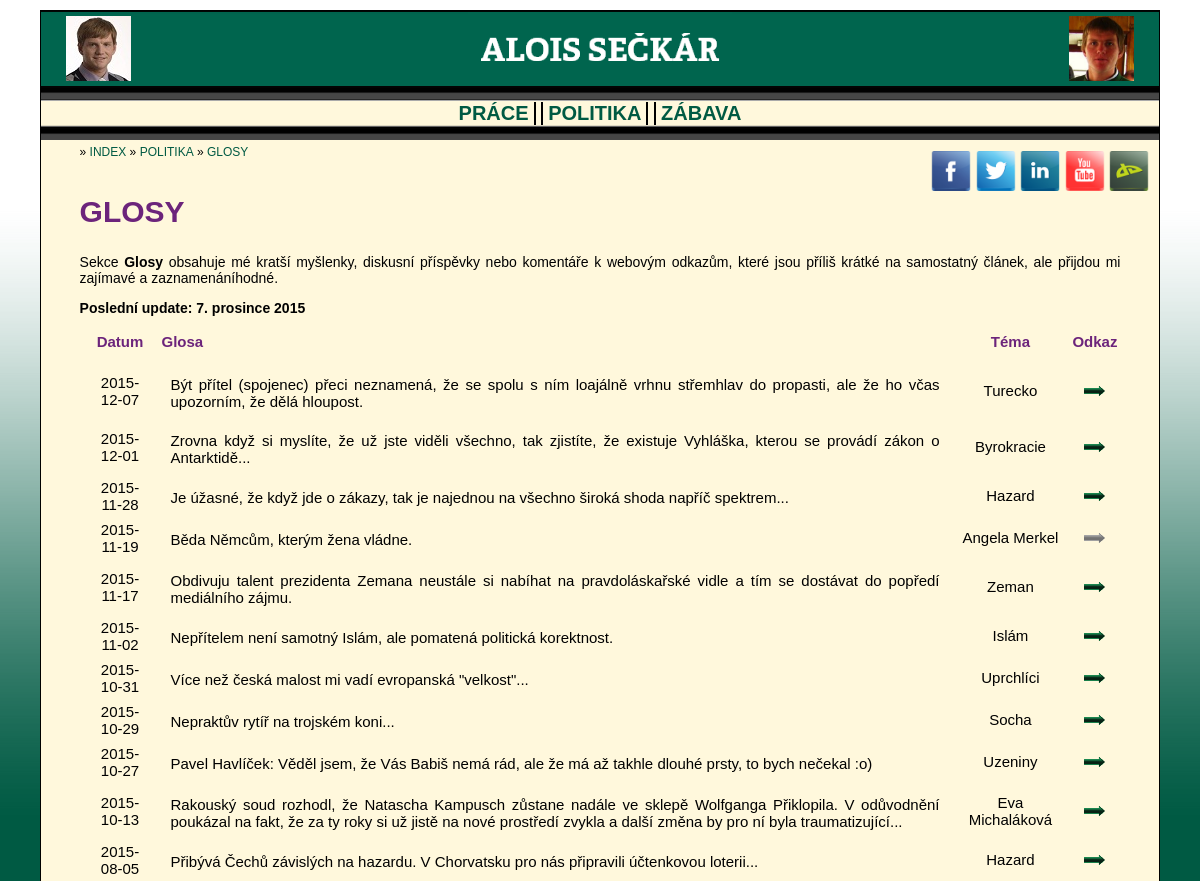
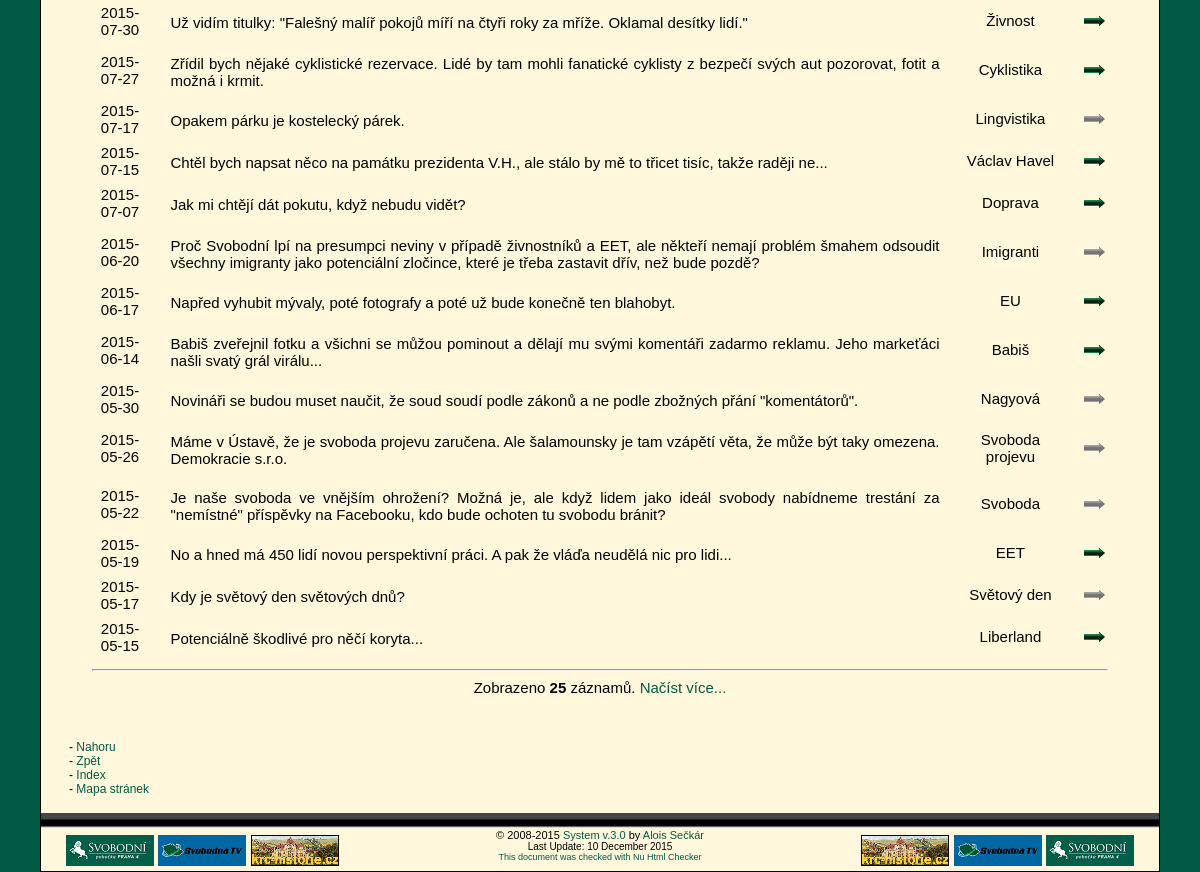
/politics-quotes, run on an earlier commit of the app's database (2 pictures, top to bottom).
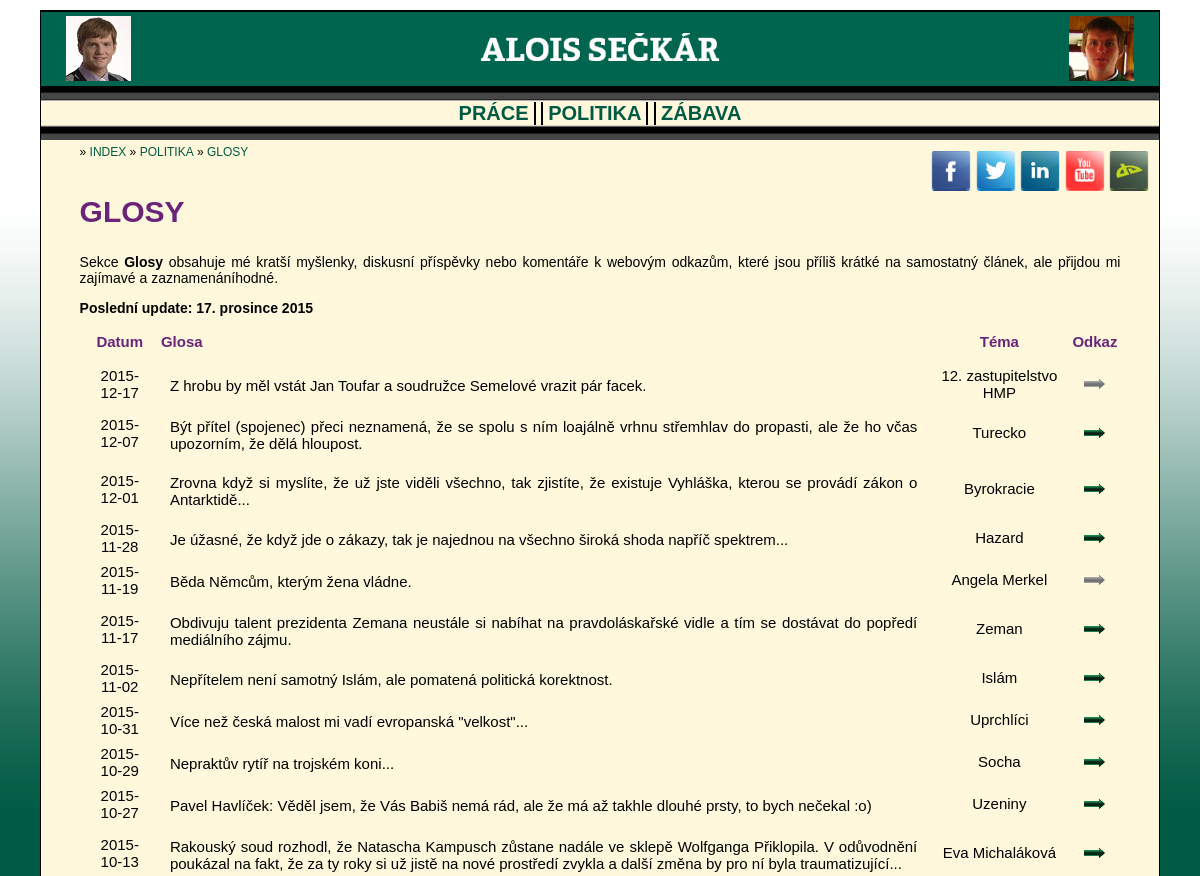
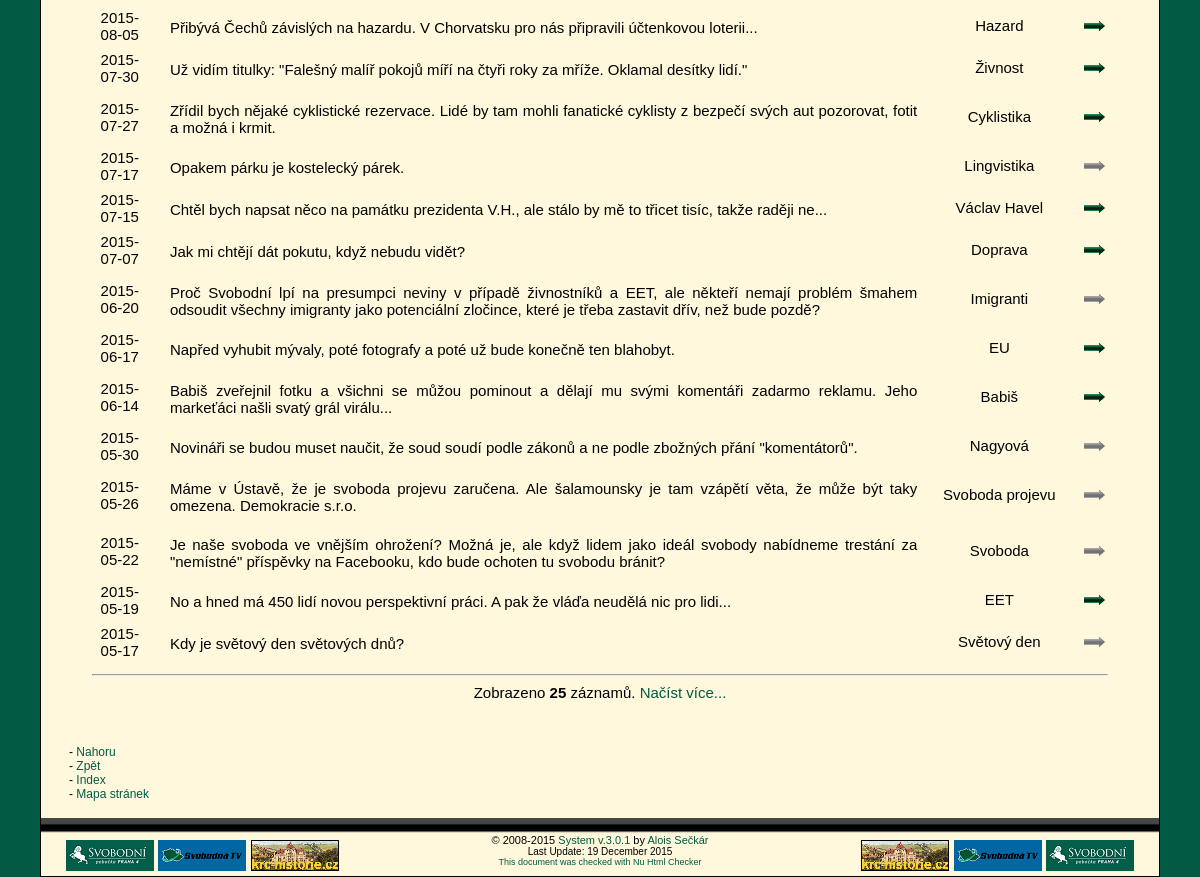
And on a later commit of the database (2 pictures, top to bottom).
### tables this page shows
CREATE TABLE IF NOT EXISTS `elrh_main` (
  `var` varchar(25) NOT NULL,
  `dscr` varchar(100) NOT NULL,
  `value` varchar(100) NOT NULL
);

CREATE TABLE IF NOT EXISTS `elrh_quotes` (
  `id` int(11) NOT NULL,
  `date` date NOT NULL,
  `content` text NOT NULL,
  `topic` varchar(50) NOT NULL,
  `link` varchar(200) NOT NULL DEFAULT 'null'
);

### index.php (called while the page is built, shortened)
<?php
$controller = new ELRHPageController();
if (!empty($_GET["page"])) {
	$page = $_GET["page"];
}
$controller->resolvePath(mb_strtolower($page, 'UTF-8'));
$controller->prepareData();
$controller->renderPage();
?>

### web/scripts/page-data/elrh_data_helper.php (called while the page is built)
<?php
class ELRHDataHelper {
	public static function retrieveArray($mysqli, $query) {
		$result = $mysqli->query($query);
	    $i = 0;
		while ($current = $result->fetch_array()) {
			$array[$i] = $current;
			$i++;
		}
		return $array;
	}
	public static function retrieveRow($mysqli, $query) {
		$result = $mysqli->query($query." LIMIT 1");
	    $row = $result->fetch_array();
		return $row;
	}
}

### web/scripts/page-data/elrh_politics-quotes_data.php (called while the page is built)
<?php
class ELRHPageData {
	public static function prepareData($item, $mysqli) {
		$data["title"] = "Alois Sečkár - Glosy";
		include_once getcwd().'/web/scripts/page-data/elrh_data_helper.php';
		if (is_numeric($item)) {
			$data["limit"] = $item;
		} else {
			$data["limit"] = 25;
		}
		$data["last"] = ELRHDataHelper::retrieveRow($mysqli, "SELECT value FROM elrh_main WHERE var='last_quote'");
		$data["quotes"] = ELRHDataHelper::retrieveArray($mysqli, "SELECT date, content, topic, link FROM elrh_quotes ORDER BY date DESC LIMIT ".$data["limit"]);
		$data["total"] = ELRHDataHelper::retrieveRow($mysqli, "SELECT count(id) AS entries FROM elrh_quotes");
		return $data;
	}
}

### web/scripts/page-content/elrh_politics-quotes_content.php (the view)
<?php
class ELRHPageContentRenderer {
	public static function renderContent($page_data) {
	    echo '<h1>GLOSY</h1>'.PHP_EOL;
		echo '<p>'.PHP_EOL;
			echo 'Sekce <strong>Glosy</strong> obsahuje mé kratší myšlenky, diskusní příspěvky nebo komentáře k&nbsp;webovým odkazům, které jsou příliš krátké na samostatný článek, ale přijdou mi zajímavé a&nbsp;zaznamenáníhodné.'.PHP_EOL;
		echo '</p>'.PHP_EOL;
		echo '<p>'.PHP_EOL;
		echo '<strong>Poslední update: '.$page_data["last"]["value"].'</strong>'.PHP_EOL;
		echo '</p>'.PHP_EOL;
		echo '<table>'.PHP_EOL;
			echo '<tr>'.PHP_EOL;
				echo '<th>Datum</th>'.PHP_EOL;
				echo '<th style="text-align: left;">Glosa</th>'.PHP_EOL;
				echo '<th>Téma</th>'.PHP_EOL;
				echo '<th>Odkaz</th>'.PHP_EOL;
			echo '</tr>'.PHP_EOL;
			echo '<tr>'.PHP_EOL;
				echo '<td colspan="4" style="height: 5px;"></td>'.PHP_EOL;
			echo '</tr>'.PHP_EOL;
			if (!empty($page_data["quotes"])) {
				foreach ($page_data["quotes"] as $row) {
					echo '<tr>'.PHP_EOL;
						echo '<td>'.$row["date"].'</td>'.PHP_EOL;
						echo '<td style="padding: 10px; text-align: justify;">'.$row["content"].'</td>'.PHP_EOL;
						echo '<td>'.$row["topic"].'</td>'.PHP_EOL;
						if ($row["link"]!="null") {
							echo '<td><a href="'.$row["link"].'" title="K odkazu"><img src="/web/skin/left_arrow.png" title="K odkazu" alt="K odkazu" height="10" /></a></td>'.PHP_EOL;
						} else {
							echo '<td><img src="/web/skin/gray_arrow.png" title="Bez odkazu" alt="Bez odkazu" height="10" /></td>'.PHP_EOL;
						}
					echo '</tr>'.PHP_EOL;
				}
				echo '<tr><td colspan="4"><hr />'.PHP_EOL;
					if ($page_data["total"]["entries"]>$page_data["limit"]) {
						$new_limit = $page_data["limit"] + 25;
						echo 'Zobrazeno <strong>'.$page_data["limit"].'</strong> záznamů. <a href="/politics-quotes/'.$new_limit.'" title="Načíst více...">Načíst více...</a>';
					} else {
						echo 'Zobrazeno <strong>'.$page_data["total"]["entries"].'</strong> záznamů.'.PHP_EOL;
					}
				echo '</td></tr>'.PHP_EOL;
			} else {
				echo '<tr>'.PHP_EOL;
					echo '<td colspan="4">Nenalezeny žádné příspěvky</td>'.PHP_EOL;
				echo '</tr>'.PHP_EOL;
			}
		echo '</table>'.PHP_EOL;
	}
}

What changed in the data, as far as the page shows it:
no longer on this page (row unchanged): elrh_quotes: date "2015-05-15", content "Potenciálně škodlivé pro něčí koryta...", topic "Liberland"
changed elrh_main: value "7. prosince 2015" → "17. prosince 2015"
added elrh_quotes: date "2015-12-17", content "Z hrobu by měl vstát Jan Toufar a soudružce Semelové vrazit pár facek.", topic "12. zastupitelstvo HMP"
Also different on the page:
$version: "3.0" → "3.0.1"
$update: "10 December 2015" → "19 December 2015"
